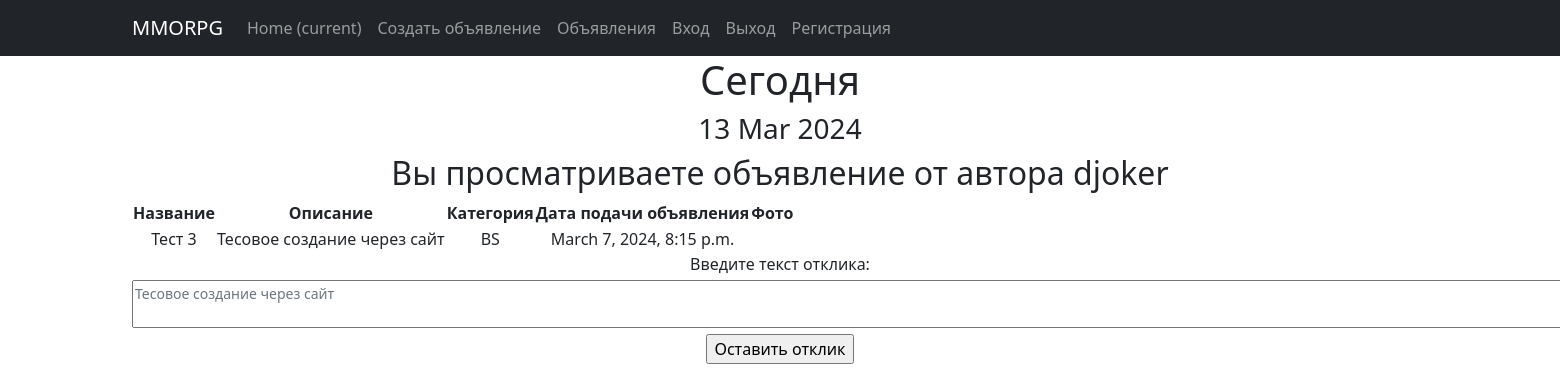
The page /announcement/18 (signed in) on the database as committed earlier.
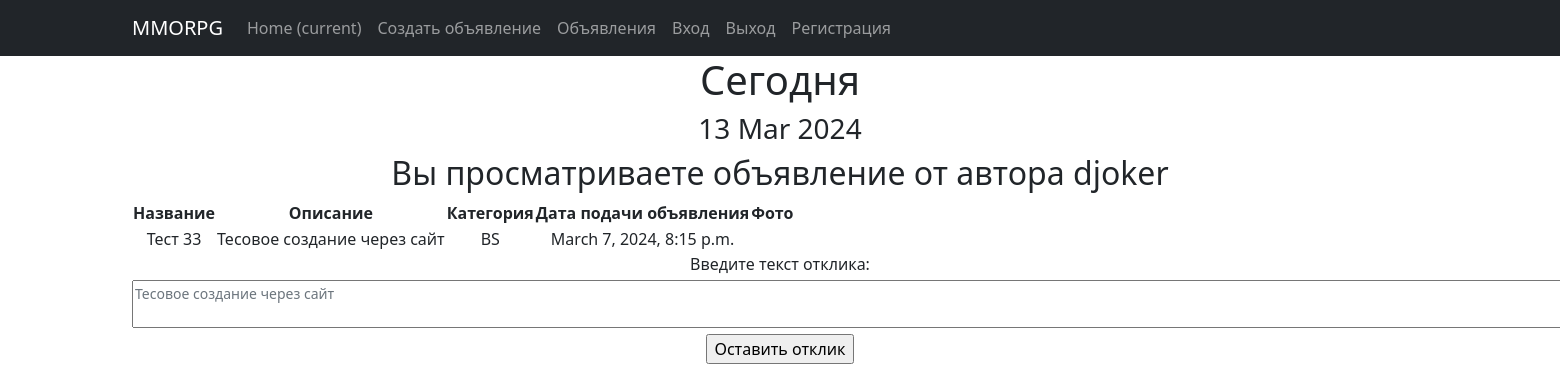
The same page on the database as committed later.
### board/models.py (models this page shows, shortened)
class Announcement(models.Model):  # Объявление
    author = models.ForeignKey(User, on_delete=models.CASCADE, verbose_name="Автор")
    title = models.CharField(max_length=64, verbose_name="Заголовок")
    text = models.TextField(verbose_name="Текст объявления")
    category = models.CharField(max_length=2, choices=CATEGORY_TYPE, default='TN', verbose_name="Категория")
    dateCreation = models.DateTimeField(auto_now_add=True, verbose_name="Дата публикации")
    upload = models.FileField(upload_to='uploads/', help_text="Загрузите файл", blank=True, verbose_name="Загрузка")

### board/views.py (the view)
# urls.py: path('<int:pk>', AnnouncementDetail.as_view(), name='announcement_detail'),
class AnnouncementDetail(UserResponseCreate, DetailView):
    model = Announcement  # Модель всё та же, но мы хотим получать информацию по отдельному отзыву
    template_name = 'board/id_announcement.html'  # Используем другой шаблон — id_announcement.html
    context_object_name = 'id_announcement'  # Название объекта, в котором будет выбранный пользователем отзыв

### board/forms.py
class UserResponseForm(forms.ModelForm):  # класс формы отклика
    class Meta:
        model = UserResponse
        fields = ['text']
        labels = {'text': 'Введите текст отклика'}
        widgets = {'text': forms.Textarea(attrs={'class': 'form-text', 'cols': 200, 'rows': 2})}

### board/templatetags/custom_tags.py (called while the page is built)
@register.simple_tag()
def current_time(format_string='%d %b %Y'):
    return datetime.utcnow().strftime(format_string)

### board/views.py (called while the page is built)
    def get_context_data(self, **kwargs):
        context = super().get_context_data(**kwargs)
        context['announcement_id'] = self.kwargs['pk']  # ссылаемся на идентификатор объявления к которому делаем отклик
        return context

### board/templates/board/id_announcement.html (shortened to what this page needs)
{% extends 'board/default.html' %}
{% load custom_tags %}
{% block content %}
<h1>Сегодня</h1>
    <h3>{% current_time '%d %b %Y' %}</h3>
<h2>Вы просматриваете объявление от автора {{id_announcement.author}} </h2>
<table>
    <tr>
        <td><b>Название</b></td>
        <td><b>Описание</b></td>
        <td><b>Категория</b></td>
        <td><b>Дата подачи объявления</b></td>
        <td><b>Фото</b></td>
    </tr>
    <tr>
        <td>{{ id_announcement.title }}</td>
        <td>{{ id_announcement.text }}</td>
        <td>{{ id_announcement.category }}</td>
        <td>{{ id_announcement.dateCreation }}</td>
        <td>{{ id_announcement.upload }}</td>
    </tr>
 </table>
<form action="{% url 'userresponse_create' announcement_id %}" method="post">
    {{ form }}
    <input type="submit" value='Оставить отклик'>
</form>
{% endblock content %}

Rows that differ between the two databases and show on the page:
changed Announcement "Тесовое создание через сайт": title "Тест 3" → "Тест 33"
